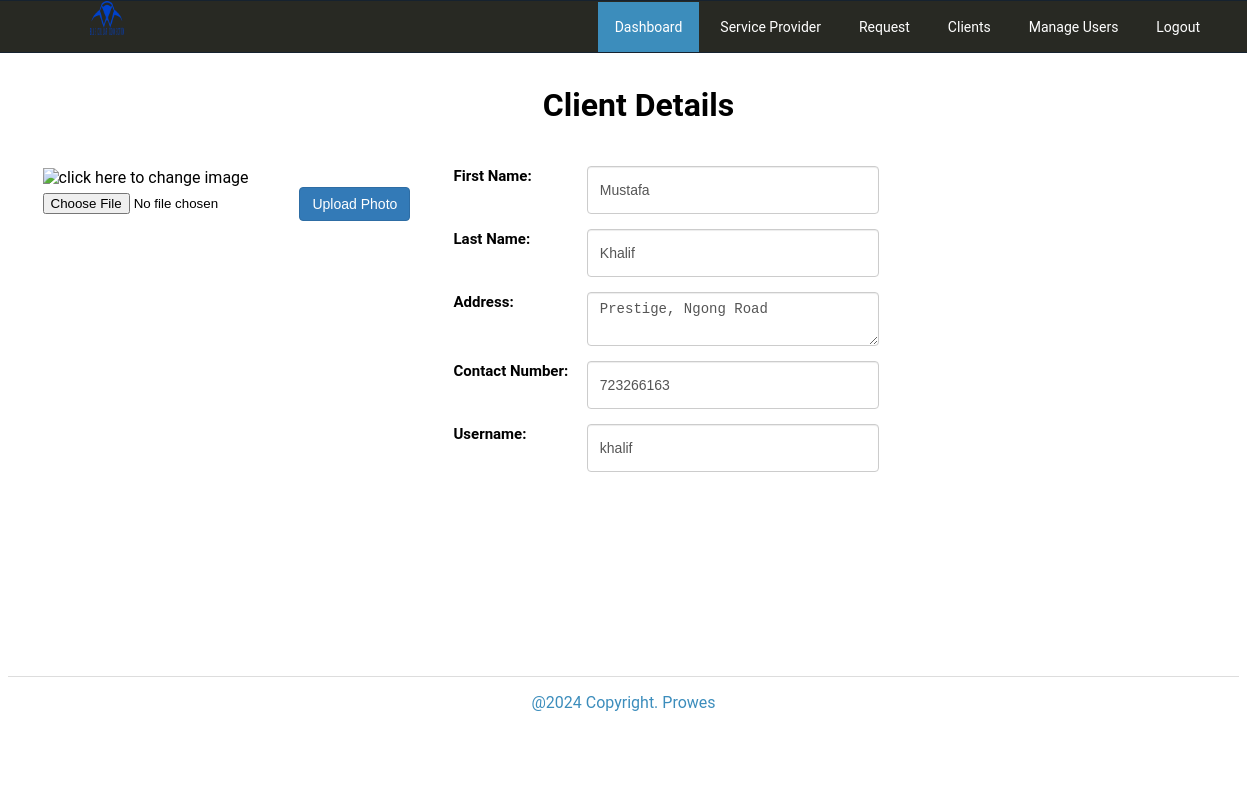
Screenshot of /admin/client/index.php?view=view&id=1 (signed in) with the database file from the repository.
### tables this page shows
CREATE TABLE `tblclients` (
  `ClientID` int(11) NOT NULL,
  `Fname` varchar(90) NOT NULL,
  `Lname` varchar(90) NOT NULL,
  `Address` text NOT NULL,
  `ContactNo` varchar(30) NOT NULL,
  `Status` varchar(90) NOT NULL DEFAULT 'Pending',
  `cUsername` varchar(90) NOT NULL,
  `cPassword` varchar(90) NOT NULL,
  `PicLoc` text NOT NULL
);

### admin/client/index.php (called while the page is built, shortened)
<?php
require_once("../nav/navigation.php");
?>

### includes/database.php (called while the page is built, shortened)
<?php
class Database
{
    public $sql_string = '';
    private $conn;
    public function open_connection()
    {
        $this->conn = new mysqli(server, user, pass, database_name);
    }
    public function setQuery($sql = '')
    {
        $this->sql_string = $sql;
    }
    public function executeQuery()
    {
        $result = $this->conn->query($this->sql_string);
        return $result;
    }
    private function confirm_query($result)
    {
        return $result;
    }
    public function loadSingleResult()
    {
        $cur = $this->executeQuery();
        while ($row = $cur->fetch_object()) {
            return $data = $row;
        }
    }
}
$mydb = new Database();
?>

### includes/client.php (called while the page is built, shortened)
<?php
require_once(LIB_PATH.DS.'database.php');
class Clients{
	protected static $tbl_name = "tblclients";
	function single_client($id=0){
			global $mydb;
			$mydb->setQuery("SELECT * FROM ".self::$tbl_name." Where ClientID= {$id} LIMIT 1");
			$cur = $mydb->loadSingleResult();
			return $cur;
	}
}
?>

### admin/client/view.php (the view, shortened to what this page needs)
<?php
$id = isset($_GET['id']) ? $_GET['id'] : '';
  $client = New Clients();
  $res = $client->single_client($id);
  ?>
<div class="container">
  <h1 style="text-align: center;"><strong>Client Details</strong></h1><br>
    <div class="row no-gutters">
        <div class="col-md-4">
            <form action="controller.php?action=photos" enctype="multipart/form-data" method="post" style="padding: 3px 4px;">
              <div>
                <img alt="click here to change image" style="width: 100%;height: 350px;"
                 title=""  src="<?php echo web_root.'images/'. $res->PicLoc;?>"  >
              </div>
              <div>
                                  "hidden" value="1000000"> <input id=
                                  "photo" name="photo" type=
                                  "file">
                 <button class="btn btn-primary"
                        name="savephoto" type="submit">Upload Photo</button>
              </div>
           </form>
        </div>
        <div class="col-md-8">
                            <div class="col-md-3"></div>
                <div class="col-md-6">
                     <div class="form-group row no-gutters">
                      <label class="col-md-4 label" for=
                      "Fname">First Name:</label>
                      <div class="col-md-8">
                         <input class="form-control input-sm" id="Fname" name="Fname" placeholder=
                            "First Name" type="text" value="<?php echo $res->Fname;?>">
                      </div>
                    </div>
                    <div class="form-group row no-gutters">
                      <label class="col-md-4 label" for=
                      "Lname">Last Name:</label>
                      <div class="col-md-8">
                         <input class="form-control input-sm" id="Lname" name="Lname" placeholder=
                            "Last Name" type="text" value="<?php echo $res->Lname;?>">
                      </div>
                    </div>
                    <div class="form-group row no-gutters">
                      <label class="col-md-4 label" for=
                      "Address">Address:</label>
                      <div class="col-md-8">
                         <textarea class="form-control input-sm" id="Address" name="Address" placeholder=
                            "Address" ><?php echo $res->Address;?></textarea>
                      </div>
                    </div>
                    <div class="form-group row no-gutters">
                      <label class="col-md-4 label" for=
                      "ContactNo">Contact Number:</label>
                      <div class="col-md-8">
                         <input class="form-control input-sm" id="ContactNo" name="ContactNo" placeholder=
                            "Contact Number" value="<?php echo $res->ContactNo;?>" >
                      </div>
                    </div>
                     <div class="form-group row no-gutters">
                      <label class="col-md-4 label" for=
                      "cUsername">Username:</label>
                      <div class="col-md-8">
                         <input class="form-control input-sm" id="cUsername" name="cUsername" placeholder=
                            "Username" type="text" value="<?php echo $res->cUsername;?>">
                      </div>
                    </div>
                </div>
                <div class="col-md-3"></div>
                </div>
        </div>
    </div>
</div>

### admin/css/style.css (style rules this page uses)
body { font-family: "Roboto", -apple-system, BlinkMacSystemFont, "Segoe UI", Roboto, "Helvetica Neue", Arial, sans-serif; }
.container { width: 100%; padding-right: 15px; padding-left: 15px; margin-right: auto; margin-left: auto; }
@media (min-width: 576px) { .container { max-width: 540px; } }
@media (min-width: 768px) { .container { max-width: 720px; } }
@media (min-width: 992px) { .container { max-width: 960px; } }
@media (min-width: 1200px) { .container { max-width: 1200px; } }
.row { display: flex; flex-wrap: wrap; margin-right: -15px; margin-left: -15px; }
.no-gutters { margin-right: 0; margin-left: 0; }
.no-gutters > .col, .no-gutters > [class*="col-"] { padding-right: 0; padding-left: 0; }
.col, .col-md-1, .col-md-2, .col-md-3, .col-md-4, .col-md-5, .col-md-6, .col-md-7, .col-md-8, .col-md-9, .col-md-10, .col-md-11, .col-md-12, .col-md, .col-md-auto { position: relative; width: 100%; min-height: 1px; padding-right: 15px; padding-left: 15px; }
@media (min-width: 768px) { .col-md-3 { flex: 0 0 25%; max-width: 25%; } }
@media (min-width: 768px) { .col-md-4 { flex: 0 0 33.33333%; max-width: 33.33333%; } }
@media (min-width: 768px) { .col-md-6 { flex: 0 0 50%; max-width: 50%; } }
@media (min-width: 768px) { .col-md-8 { flex: 0 0 66.66667%; max-width: 66.66667%; } }
.btn { display: inline-block; padding: 6px 12px; margin-bottom: 0; font-size: 14px; font-weight: normal; line-height: 1.42857143; text-align: center; white-space: nowrap; vertical-align: middle; -ms-touch-action: manipulation; touch-action: manipulation; cursor: pointer; -webkit-user-select: none; -moz-user-select: none; -ms-user-select: none; user-select: none; background-image: none; border: 1px solid transparent; border-radius: 4px; }
.btn-primary { color: #fff; background-color: #337ab7; border-color: #2e6da4; }
.form-control { display: block; width: 100%; height: 34px; padding: 6px 12px; font-size: 14px; line-height: 1.42857143; color: #555; background-color: #fff; background-image: none; border: 1px solid #ccc; border-radius: 4px; -webkit-box-shadow: inset 0 1px 1px rgba(0, 0, 0, .075); box-shadow: inset 0 1px 1px rgba(0, 0, 0, .075); -webkit-transition: border-color ease-in-out .15s, -webkit-box-shadow ease-in-out .15s; -o-transition: border-color ease-in-out .15s, box-shadow ease-in-out .15s; transition: border-color ease-in-out .15s, box-shadow ease-in-out .15s; }
textarea.form-control { height: auto; }
.form-group { margin-bottom: 15px; }
.label { display: inline; padding: .2em .6em .3em; font-size: 75%; font-weight: bold; line-height: 1; white-space: nowrap; vertical-align: baseline; border-radius: .25em; font-size: 15px; }

### rows the page displays
tblclients: Fname "Mustafa", Lname "Khalif", Address "Prestige, Ngong Road", ContactNo "723266163", cUsername "khalif"
